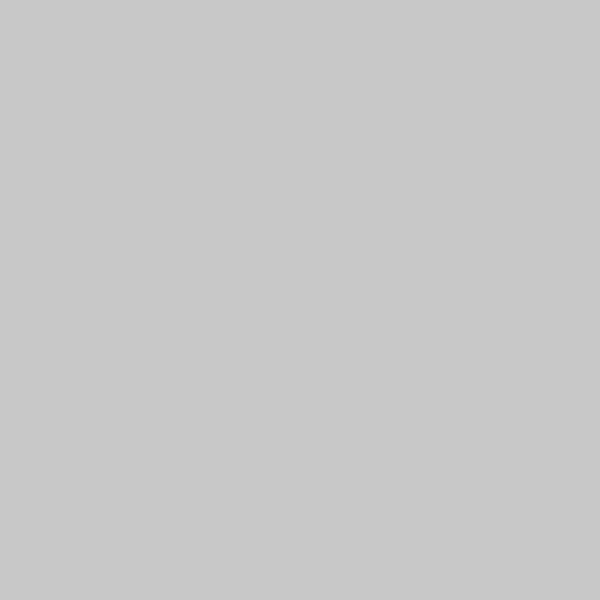
Frame 1 (no input)
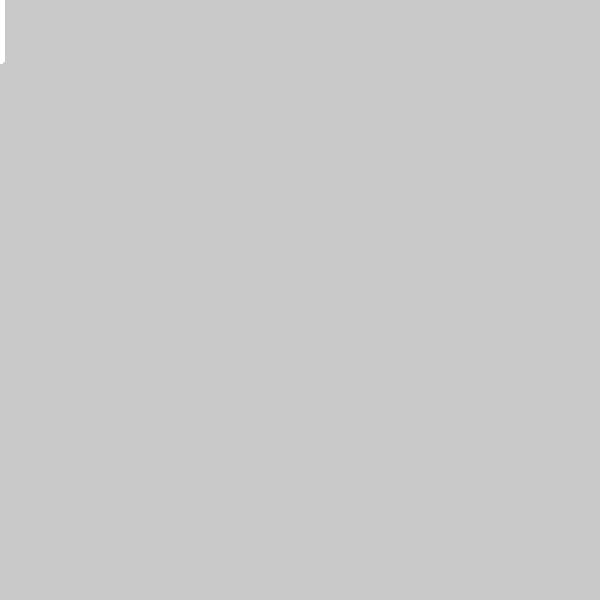
Frame 60 (the mouse pressed at the canvas centre just before this capture)
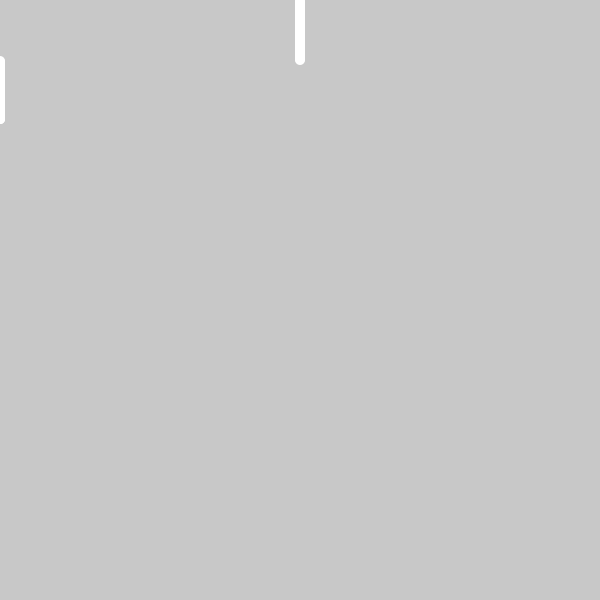
Frame 120 (the mouse held since frame 60 and released just before this capture)

The Processing sketch that drew these frames (run headless with seeded random() and noise(); from frame 60 on, the mouse is pressed at the canvas centre):

// Processing sketch: processing_6854
// ── processing_6854.pde

ArrayList newball;
int i=0;
void setup()
{
  size(600,600);
  newball = new ArrayList();
  newball.add(new Ball());
}

void draw()
{
  background(200);
  
  newball.add(new Ball());
  if(i>0)
  { 
    for(int t=0;t<newball.size();t++)
    {  
      Ball temp = (Ball)newball.get(t);
      temp.move();
    }
  }
  i++;
  println(i);
}

void mousePressed()
{
  
}

class Ball
{
  int x=0;
  int f=0;
  Ball()
  {
    f=0;
    x=mouseX;
  }
  void move()
  {    
    f+=1;
    ellipse(x,f,10,10);
    noStroke(); 
  }  
}
